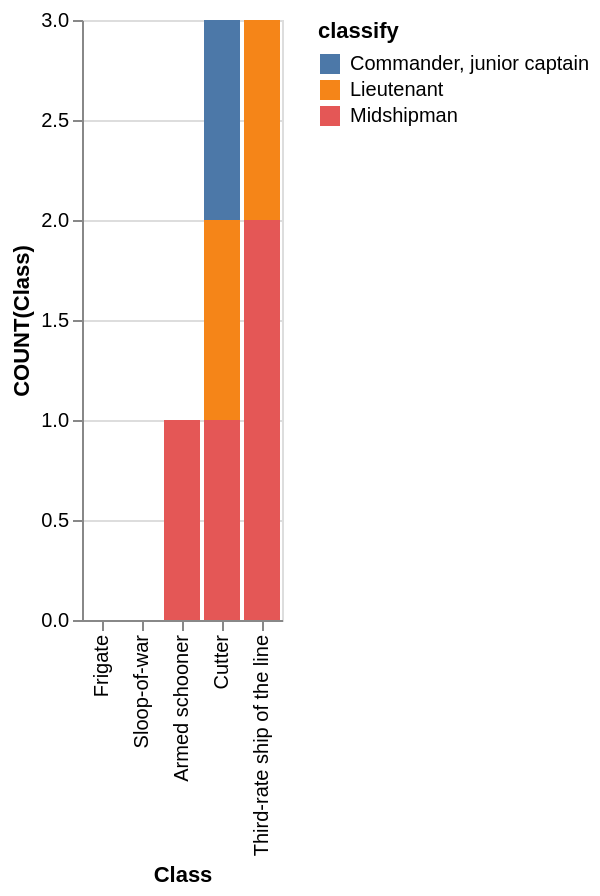

Express this chart as Vega-Lite.
### Vega-Lite specification from a JSON file in a GitHub repository (floating-point values rounded to 4 significant figures)
{"data": {"values": [{"x_data": "Frigate", "y_data": 0, "classify": "Commander, junior captain"}, {"x_data": "Sloop-of-war", "y_data": 0, "classify": "Commander, junior captain"}, {"x_data": "Armed schooner", "y_data": 0, "classify": "Commander, junior captain"}, {"x_data": "Cutter", "y_data": 1, "classify": "Commander, junior captain"}, {"x_data": "Third-rate ship of the line", "y_data": 0, "classify": "Commander, junior captain"}, {"x_data": "Frigate", "y_data": 0, "classify": "Lieutenant"}, {"x_data": "Sloop-of-war", "y_data": 0, "classify": "Lieutenant"}, {"x_data": "Armed schooner", "y_data": 0, "classify": "Lieutenant"}, {"x_data": "Cutter", "y_data": 1, "classify": "Lieutenant"}, {"x_data": "Third-rate ship of the line", "y_data": 1, "classify": "Lieutenant"}, {"x_data": "Frigate", "y_data": 0, "classify": "Midshipman"}, {"x_data": "Sloop-of-war", "y_data": 0, "classify": "Midshipman"}, {"x_data": "Armed schooner", "y_data": 1, "classify": "Midshipman"}, {"x_data": "Cutter", "y_data": 1, "classify": "Midshipman"}, {"x_data": "Third-rate ship of the line", "y_data": 2, "classify": "Midshipman"}]}, "mark": "bar", "encoding": {"x": {"field": "x_data", "type": "nominal", "title": "Class", "sort": {"op": "sum", "field": "y_data", "order": "ascending"}}, "y": {"field": "y_data", "type": "quantitative", "title": "COUNT(Class)"}, "color": {"field": "classify"}}}
